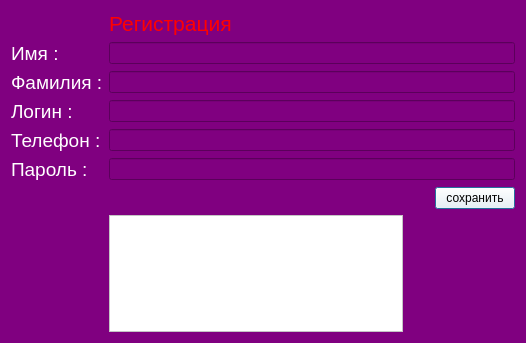
<?xml version="1.0" encoding="UTF-8"?>
<ui version="4.0">
 <class>Dialog</class>
 <widget class="QDialog" name="Dialog">
  <property name="geometry">
   <rect>
    <x>0</x>
    <y>0</y>
    <width>526</width>
    <height>343</height>
   </rect>
  </property>
  <property name="windowTitle">
   <string>Dialog</string>
  </property>
  <property name="styleSheet">
   <string notr="true">background-color:purple;</string>
  </property>
  <layout class="QGridLayout" name="gridLayout">
   <item row="0" column="1" colspan="3">
    <widget class="QLabel" name="label">
     <property name="text">
      <string>&lt;html&gt;&lt;head/&gt;&lt;body&gt;&lt;p&gt;&lt;span style=&quot; font-size:16pt; color:#ff0000;&quot;&gt;Регистрация&lt;/span&gt;&lt;span style=&quot; font-size:14pt; color:#ff0000;&quot;/&gt;&lt;/p&gt;&lt;/body&gt;&lt;/html&gt;</string>
     </property>
    </widget>
   </item>
   <item row="1" column="0">
    <widget class="QLabel" name="label_7">
     <property name="text">
      <string>&lt;html&gt;&lt;head/&gt;&lt;body&gt;&lt;p&gt;&lt;span style=&quot; font-size:14pt; color:#ffffff;&quot;&gt;Имя :&lt;/span&gt;&lt;/p&gt;&lt;/body&gt;&lt;/html&gt;</string>
     </property>
    </widget>
   </item>
   <item row="1" column="1" colspan="3">
    <widget class="QLineEdit" name="lineEdit">
     <property name="styleSheet">
      <string notr="true">font: 14pt &quot;MS Shell Dlg 2&quot;;</string>
     </property>
    </widget>
   </item>
   <item row="2" column="0">
    <widget class="QLabel" name="label_6">
     <property name="text">
      <string>&lt;html&gt;&lt;head/&gt;&lt;body&gt;&lt;p&gt;&lt;span style=&quot; font-size:14pt; color:#ffffff;&quot;&gt;Фамилия :&lt;/span&gt;&lt;/p&gt;&lt;/body&gt;&lt;/html&gt;</string>
     </property>
    </widget>
   </item>
   <item row="2" column="1" colspan="3">
    <widget class="QLineEdit" name="lineEdit_2">
     <property name="styleSheet">
      <string notr="true">font: 14pt &quot;MS Shell Dlg 2&quot;;</string>
     </property>
    </widget>
   </item>
   <item row="3" column="0">
    <widget class="QLabel" name="label_2">
     <property name="text">
      <string>&lt;html&gt;&lt;head/&gt;&lt;body&gt;&lt;p&gt;&lt;span style=&quot; font-size:14pt; color:#ffffff;&quot;&gt;Логин  :&lt;/span&gt;&lt;/p&gt;&lt;/body&gt;&lt;/html&gt;</string>
     </property>
    </widget>
   </item>
   <item row="3" column="1" colspan="3">
    <widget class="QLineEdit" name="lineEdit_3">
     <property name="styleSheet">
      <string notr="true">font: 14pt &quot;MS Shell Dlg 2&quot;;</string>
     </property>
    </widget>
   </item>
   <item row="4" column="0">
    <widget class="QLabel" name="label_3">
     <property name="text">
      <string>&lt;html&gt;&lt;head/&gt;&lt;body&gt;&lt;p&gt;&lt;span style=&quot; font-size:14pt; color:#ffffff;&quot;&gt;Телефон :&lt;/span&gt;&lt;/p&gt;&lt;/body&gt;&lt;/html&gt;</string>
     </property>
    </widget>
   </item>
   <item row="4" column="1" colspan="3">
    <widget class="QLineEdit" name="lineEdit_4">
     <property name="styleSheet">
      <string notr="true">font: 14pt &quot;MS Shell Dlg 2&quot;;</string>
     </property>
    </widget>
   </item>
   <item row="5" column="0">
    <widget class="QLabel" name="label_4">
     <property name="text">
      <string>&lt;html&gt;&lt;head/&gt;&lt;body&gt;&lt;p&gt;&lt;span style=&quot; font-size:14pt; color:#ffffff;&quot;&gt;Пароль :&lt;/span&gt;&lt;/p&gt;&lt;/body&gt;&lt;/html&gt;</string>
     </property>
    </widget>
   </item>
   <item row="5" column="1" colspan="3">
    <widget class="QLineEdit" name="lineEdit_5">
     <property name="styleSheet">
      <string notr="true">font: 14pt &quot;MS Shell Dlg 2&quot;;</string>
     </property>
    </widget>
   </item>
   <item row="6" column="2">
    <spacer name="verticalSpacer">
     <property name="orientation">
      <enum>Qt::Vertical</enum>
     </property>
     <property name="sizeHint" stdset="0">
      <size>
       <width>20</width>
       <height>40</height>
      </size>
     </property>
    </spacer>
   </item>
   <item row="7" column="2" rowspan="2">
    <spacer name="verticalSpacer_4">
     <property name="orientation">
      <enum>Qt::Vertical</enum>
     </property>
     <property name="sizeHint" stdset="0">
      <size>
       <width>20</width>
       <height>40</height>
      </size>
     </property>
    </spacer>
   </item>
   <item row="7" column="3">
    <widget class="QPushButton" name="pushButton">
     <property name="styleSheet">
      <string notr="true">font: 14pt &quot;MS Shell Dlg 2&quot;;
background-color:white;</string>
     </property>
     <property name="text">
      <string>сохранить</string>
     </property>
    </widget>
   </item>
   <item row="8" column="1" rowspan="2">
    <widget class="QListWidget" name="listWidget_2">
     <property name="styleSheet">
      <string notr="true">background-color:white;
font: 14pt &quot;MS Shell Dlg 2&quot;;red;</string>
     </property>
    </widget>
   </item>
   <item row="9" column="2">
    <spacer name="verticalSpacer_3">
     <property name="orientation">
      <enum>Qt::Vertical</enum>
     </property>
     <property name="sizeHint" stdset="0">
      <size>
       <width>20</width>
       <height>40</height>
      </size>
     </property>
    </spacer>
   </item>
  </layout>
 </widget>
 <resources/>
 <connections/>
</ui>
